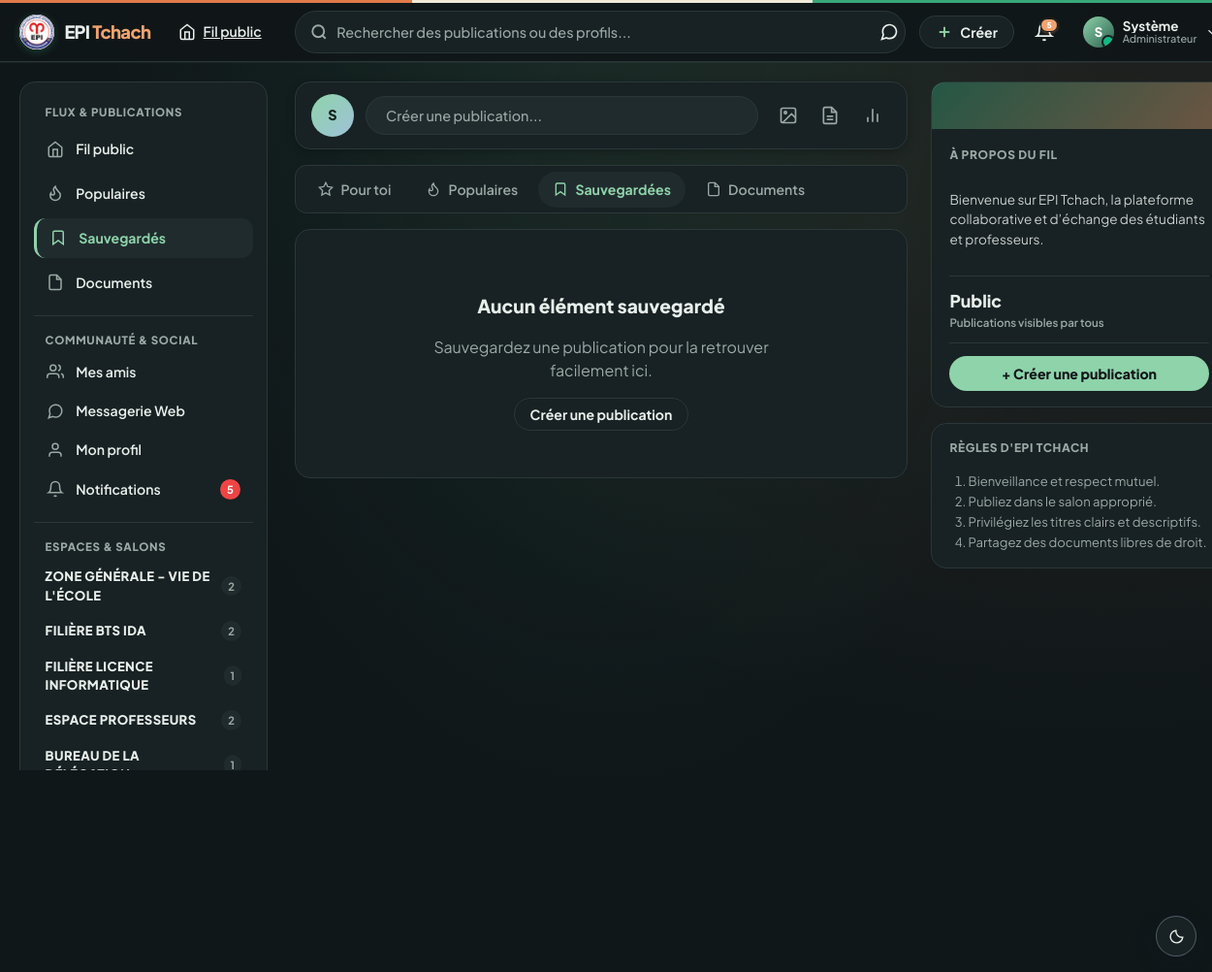
The app's page /salon?view=saved (signed in) with its own data.
### tables this page shows
CREATE TABLE `zones` (
  `id` int unsigned NOT NULL AUTO_INCREMENT,
  `nom` varchar(150) NOT NULL,
  `type_zone` enum('generale','filiere','professeurs','delegation') NOT NULL,
  `description` text,
  `createur_id` int unsigned DEFAULT NULL,
  `est_active` tinyint(1) NOT NULL DEFAULT '1',
  `date_creation` datetime NOT NULL DEFAULT CURRENT_TIMESTAMP,
  PRIMARY KEY (`id`),
  KEY `createur_id` (`createur_id`),
  CONSTRAINT `zones_ibfk_1` FOREIGN KEY (`createur_id`) REFERENCES `utilisateurs` (`id`) ON DELETE SET NULL
);

### resources/views/desktop/salon/salon_generale.php (shortened to what the rows shown need)
<?php
$base = is_string($baseUrl ?? null) ? $baseUrl : '';
$asset = is_string($assetBase ?? null)
  ? $assetBase
  : ($base !== '' ? $base . '/public/assets' : '/public/assets');
$feedView = isset($feedView) && in_array($feedView, ['latest', 'popular', 'saved', 'documents'], true)
  ? $feedView
  : 'latest';
$zones = is_array($zones ?? null) ? $zones : [];
$selectedZone = is_array($selectedZone ?? null) ? $selectedZone : null;
$feedPosts = is_array($feedPosts ?? null) ? $feedPosts : [];
$savedAttachments = is_array($savedAttachments ?? null) ? $savedAttachments : [];
?>
<!DOCTYPE html>
<html lang="fr">
<head>
  <link rel="stylesheet" href="<?= $asset ?>/css/desktop/community-shell.css" />
  <link rel="stylesheet" href="<?= $asset ?>/css/desktop/salon.css?v=<?= (int)filemtime(ROOT_PATH . '/public/assets/css/desktop/salon.css') ?>" />
  <link rel="stylesheet" href="<?= $asset ?>/css/feedback.css" />
  <?php include ROOT_PATH . '/resources/views/partials/theme-head.php'; ?>
</head>
<body class="community-shell community-salon" data-base-url="<?= htmlspecialchars($base, ENT_QUOTES, 'UTF-8') ?>">
  <div class="epi-salon-grid">
    <aside class="epi-sidebar-left">
      <div class="epi-sidebar-box">
        <?php if (!empty($zones)): ?>
          <div class="epi-zone-group">
            <?php foreach ($zones as $zoneItem):
              $isZoneSelected = ($selectedZone !== null && (int)$selectedZone['id'] === (int)$zoneItem['id']);
              $catCount = count($zoneItem['categories'] ?? []);
            ?>
              <a href="<?= $base ?>/salon?zone=<?= (int)$zoneItem['id'] ?>" class="epi-zone-header <?= $isZoneSelected ? 'is-selected' : '' ?>">
                <span><?= htmlspecialchars($zoneItem['nom']) ?></span>
                <span class="epi-zone-count"><?= $catCount ?></span>
              </a>
            <?php endforeach; ?>
          </div>
        <?php endif; ?>
      </div>
    </aside>
    <main class="epi-main-feed">
      <div class="posts" id="publicationList">
        <?php if ($feedView !== 'documents' && empty($feedPosts) && empty($savedAttachments)): ?>
          <div style="background:var(--community-surface); border:1px solid var(--community-line); border-radius:var(--community-radius-lg); padding:3rem 1.5rem; text-align:center;">
            <h2 style="font-size:1.2rem; font-weight:800;"><?= $feedView === 'saved' ? 'Aucun élément sauvegardé' : 'Aucune publication à afficher' ?></h2>
          </div>
        <?php endif; ?>
      </div>
    </main>
  </div>
</body>
</html>

### records on screen
zones: nom "ZONE GÉNÉRALE - VIE DE L'ÉCOLE", catCount "2"
zones: nom "FILIÈRE BTS IDA", catCount "2"
zones: nom "FILIÈRE LICENCE INFORMATIQUE", catCount "1"
zones: nom "ESPACE PROFESSEURS", catCount "2"
zones: nom "BUREAU DE LA…", catCount "1"

### other values on screen
$unreadCount "5"
mb_substr((string)($_SESSION['user_prenom'] ?? 'M'), 0, 1) "S"
$_SESSION['user_prenom'] "Système"
$roleLabels[$_SESSION['user_role'] ?? 'etudiant'] "Administrateur"
